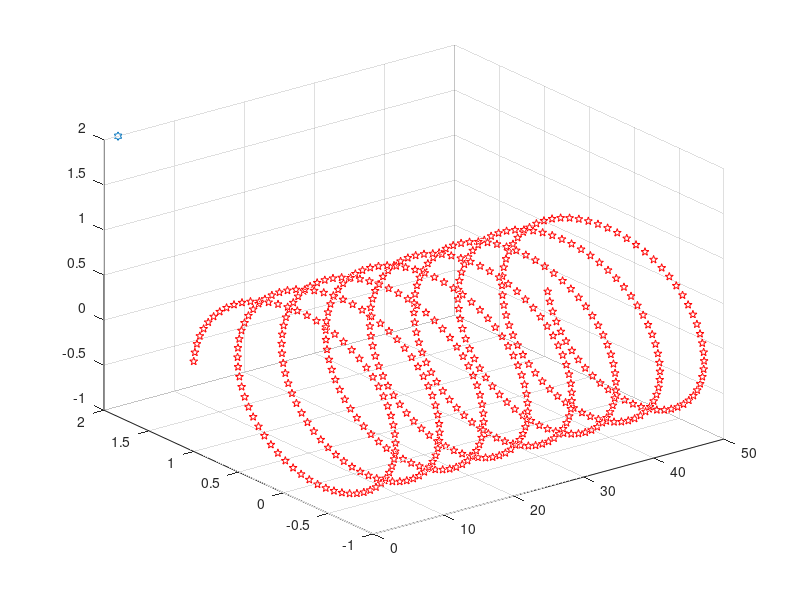

This figure's MATLAB source:
clc;
clear;
close all;
t =  0:0.1:50;
a = cos(t);
b = t.^2;
c = sin(t);
hold all;
view(3);
grid on;
plot3(t,a,c,'rp');
plot3(2,2,2,'h');